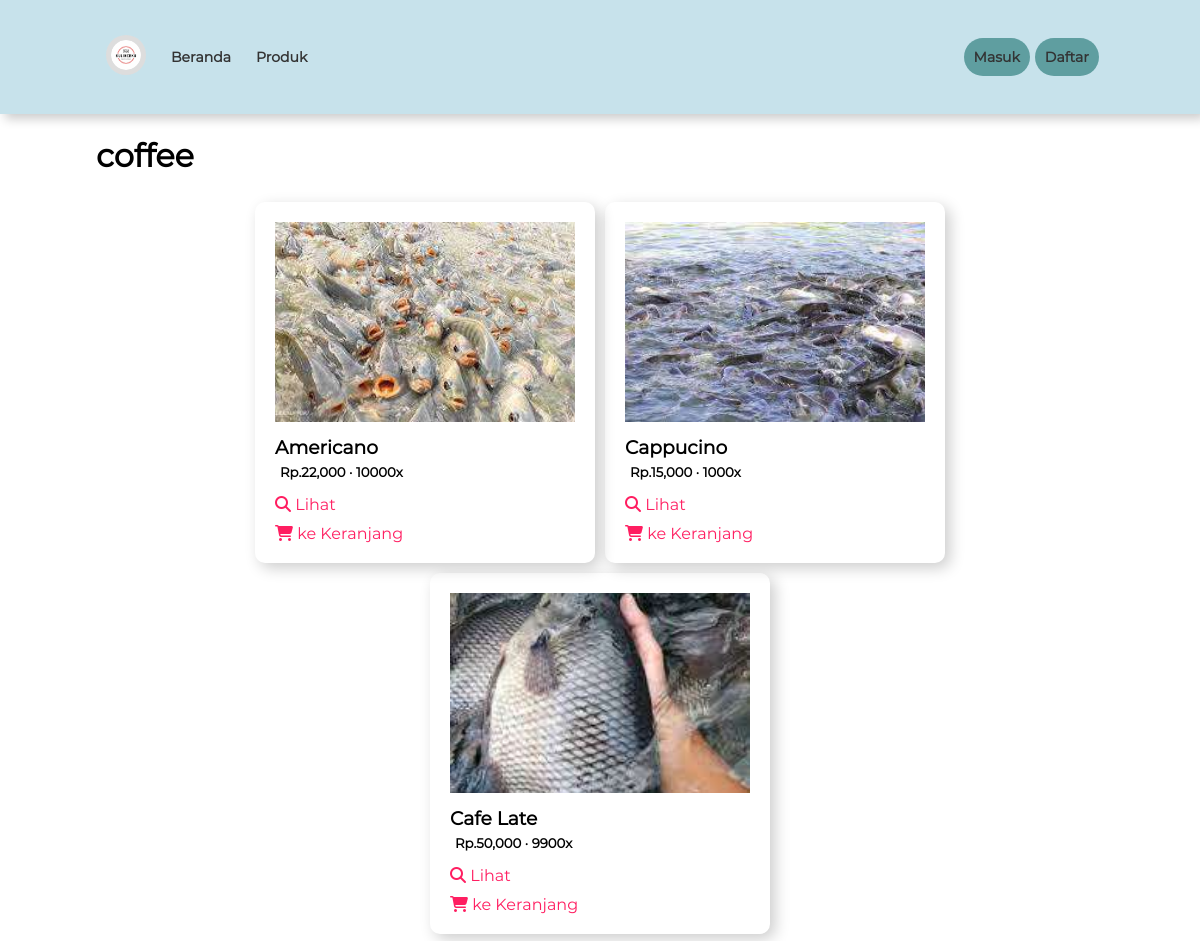
The app's page /kategori.php?cat=4 with its own data.
### tables this page shows
CREATE TABLE `kategori` (
  `id_data` int(255) NOT NULL,
  `nama_kat` varchar(255) NOT NULL,
  `deskripsi` text DEFAULT NULL,
  `tampil` int(1) NOT NULL
);

CREATE TABLE `produk` (
  `id_data` int(255) NOT NULL,
  `nama` varchar(255) NOT NULL,
  `kategori` int(255) NOT NULL,
  `deskripsi` text NOT NULL,
  `foto` varchar(255) NOT NULL,
  `harga` int(255) NOT NULL,
  `qty` int(255) NOT NULL,
  `satuan` varchar(255) NOT NULL
);

### backend/model/Querybuilder.php (called while the page is built, shortened)
<?php
require 'Database.php';
class Querybuilder
{
   private $tableName;
   function __construct($dbname)
   {
      $this->tableName = $dbname;
   }
   function select($clause)
   {
      $dbconf = new Database();
      $table = $this->tableName;
      $query = "SELECT * FROM $table WHERE $clause";
      $exe = mysqli_query($dbconf->connect(),$query);
      $data['rows'] = mysqli_num_rows($exe);
      $data['single'] = mysqli_fetch_array($exe);
      $data['result'] = $exe;
      return $data;
   }
   function selectAll($clause)
   {
      $dbconf = new Database();
      $table = $this->tableName;
      $query = "SELECT * FROM $table WHERE $clause";
      $exe = mysqli_query($dbconf->connect(),$query);
      $data['rows'] = mysqli_num_rows($exe);
      $data['result'] = $exe;
      return $data;
   }
}

### backend/model/Database.php (called while the page is built)
<?php
class Database
{
   function connect()
   {
      $username = 'root';
      $password = '';
      $host = 'localhost';
      $db = "dimmeplace";
      return mysqli_connect($host, $username, $password, $db);
   }
}

### kategori.php (the view, shortened to what this page needs)
<?php
require 'backend/model/Querybuilder.php';
$get = new Querybuilder("produk");
$getCat = new Querybuilder("kategori");
$id = $_GET['cat'];
$cat1 = $getCat->select("id_data = '$id'")['single'];
$prd1 = $get->selectAll("kategori = '$id'");
?>
<!DOCTYPE Html>
<html>
   <head>
      <link rel="stylesheet" href="assets/css/style.css"/>
   </head>
   <body style="padding:0;margin:0;box-sizing: border-box">
      <?php
      include 'temps/navbar.php';
      ?>
      <div class="section">
         <h1><?= $cat1['nama_kat'] ?></h1>
         <div class="flex-container">
            <?php
            while($ff = mysqli_fetch_array($prd1['result']))
            {
               ?>
               <div class="product-wrapper">
                  <img src="image/<?= $ff['foto'] ?>" style="width:100%;">
                  <h3 style="margin-top:10px;"><?= $ff['nama'] ?></h3>
                  <h5>Rp.<?= number_format($ff['harga']) ?> &centerdot; <?= $ff['qty'] ?>x</h5>
                  <?php
                  if($ff['qty'] != 0)
                  {
                     if(empty($_SESSION['user']))
                     {
                        ?>
                        <a href="produk.php?id=<?= $ff['id_data'] ?>"><i class="fas fa-search"></i> Lihat</a>
                        <a data-target=".nav-login" class="open-popup" href="#"><span class="fas fa-shopping-cart"></span> ke Keranjang</a>
                        <?php
                     }
                     else{
                        ?>
                        <a href="produk.php?id=<?= $ff['id_data'] ?>"><i class="fas fa-search"></i> Lihat</a>
                        <a href="backend/cart.php?id=<?= $ff['id_data'] ?>"><span class="fas fa-shopping-cart"></span> ke Keranjang</a>
                        <?php
                     }
                  }
                  else{
                     ?>
                     <h5 style="color:#fff;text-align: center;padding:20px;background: red;margin-top:10px;border-radius: 5px;">STOK HABIS</h5>
                     <?php
                  }
                  ?>
               </div>
               <?php
            }
            ?>
         </div>
      </div>
   </body>
</html>

### assets/css/style.css (style rules this page uses)
body { font-family: "Second"; margin:0; padding:0; }
.section { padding:20px; box-sizing: border-box; width:100%; padding-top:115px; padding-left:8%; padding-right: 8%; display: block; }
.flex-container { display: flex; flex-flow: row wrap; justify-content: center; justify-items: center; }
.product-wrapper { width:300px; padding:20px; margin:5px; box-shadow: 5px 5px 15px rgba(0,0,0,0.2); border-radius: 10px; }
.product-wrapper > h4,h5,h3 { margin:0; }
.product-wrapper > img { height:200px; object-fit: cover; }
.product-wrapper > a { color:rgb(255,30,97); margin-top:10px; display: block; text-decoration: none; }
.order-item > h4,h5 { margin:0; padding:5px; }

### records on screen
kategori: nama_kat "coffee"
produk: foto (picture), nama "Americano", harga "22,000", qty "10000"
produk: foto (picture), nama "Cappucino", harga "15,000", qty "1000"
produk: foto (picture), nama "Cafe Late", harga "50,000", qty "9900"
